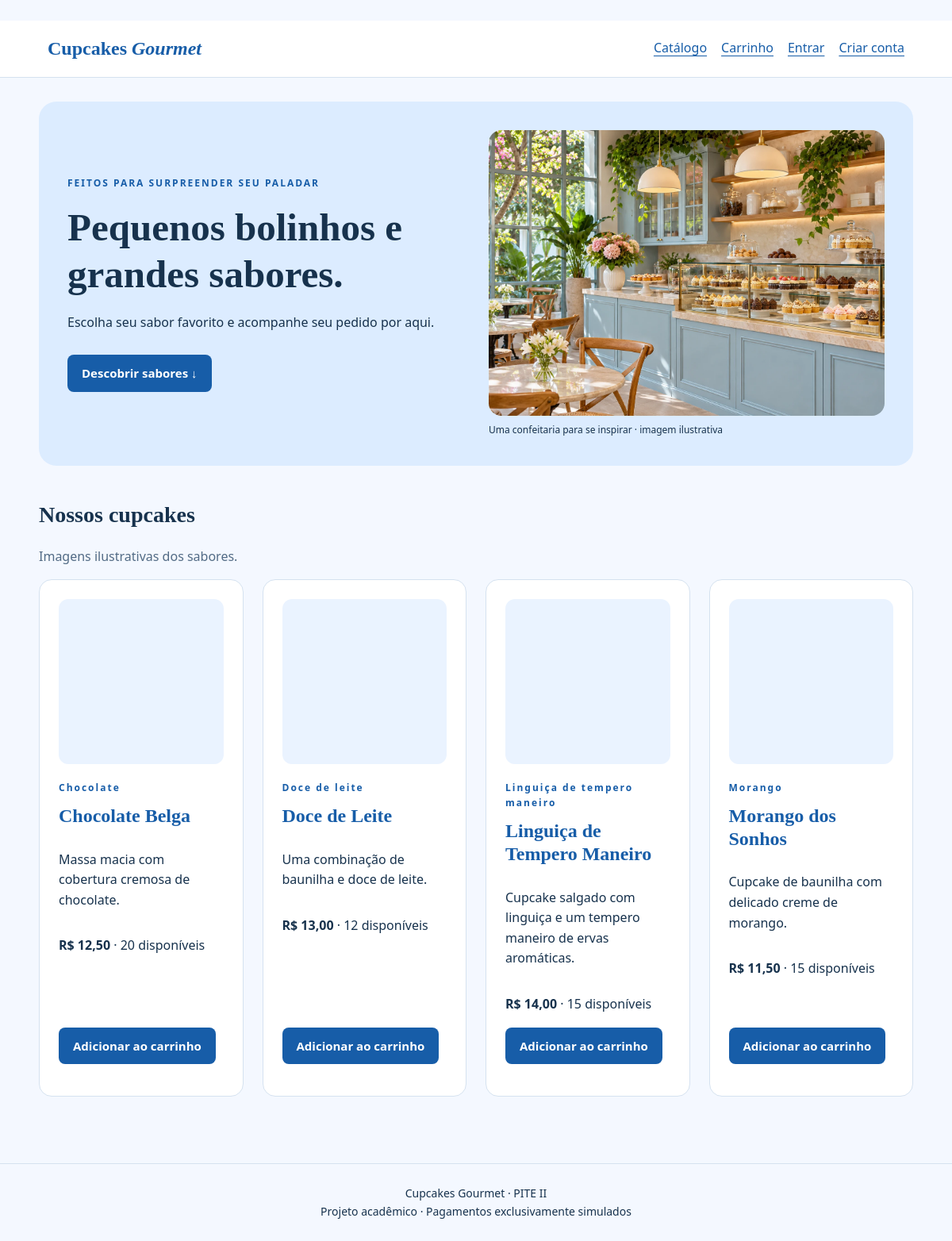
The page / on the database its author committed.
### tables this page shows
CREATE TABLE produtos (
    id INTEGER PRIMARY KEY,
    nome TEXT NOT NULL,
    descricao TEXT,
    sabor TEXT,
    preco_centavos INTEGER NOT NULL CHECK (preco_centavos >= 0),
    estoque INTEGER NOT NULL DEFAULT 0 CHECK (estoque >= 0),
    ativo INTEGER NOT NULL DEFAULT 1 CHECK (ativo IN (0, 1))
);

### app.py (the view)
    @app.route('/')
    def catalog():
        return render_template('catalog.html', products=db().execute('SELECT * FROM produtos WHERE ativo=1 ORDER BY nome').fetchall())

### templates/catalog.html (shortened to what this page needs)
﻿{% extends 'base.html' %}
{% block content %}
<section class="hero">
  <div class="hero-copy">
    <span class="eyebrow">FEITOS PARA SURPREENDER SEU PALADAR</span>
    <h1>Pequenos bolinhos e grandes sabores.</h1>
    <p>Escolha seu sabor favorito e acompanhe seu pedido por aqui.</p>
    <a class="button" href="#sabores">Descobrir sabores ↓</a>
  </div>
  <figure class="hero-visual">
    <img src="{{ url_for('static', filename='images/confeitaria.webp') }}" alt="Confeitaria ilustrativa com balcão azul, cupcakes na vitrine e luz natural" width="1536" height="1024" fetchpriority="high">
    <figcaption>Uma confeitaria para se inspirar · imagem ilustrativa</figcaption>
  </figure>
</section>
<h2 id="sabores">Nossos cupcakes</h2>
<p class="muted">Imagens ilustrativas dos sabores.</p>
<div class="grid">
  {% for p in products %}
  <article class="card">
    <a class="product-image-link" href="{{ url_for('product', pid=p.id) }}" aria-label="Ver detalhes de {{ p.nome }}">
      <img class="product-image" src="{{ url_for('static', filename=p.sabor|product_image) }}" alt="Imagem ilustrativa de {{ p.nome }}" width="1254" height="1254" loading="lazy" decoding="async">
    </a>
    <span class="eyebrow">{{ p.sabor }}</span>
    <h3><a href="{{ url_for('product', pid=p.id) }}">{{ p.nome }}</a></h3>
    <p>{{ p.descricao }}</p>
    <p><strong>{{ p.preco_centavos|money }}</strong> · {{ p.estoque }} disponíveis</p>
    {% if p.estoque %}
    <form action="{{ url_for('cart') }}" method="post">
      <button name="acao" value="adicionar">Adicionar ao carrinho</button>
    </form>
    {% else %}<p class="muted">Esgotado</p>{% endif %}
  </article>
  {% else %}<p>Ainda não há cupcakes ativos. Volte em breve!</p>{% endfor %}
</div>
{% endblock %}

### templates/base.html
﻿<!doctype html><html lang="pt-BR"><head><meta charset="utf-8"><meta name="viewport" content="width=device-width, initial-scale=1"><title>Cupcakes Gourmet</title><link rel="stylesheet" href="{{ url_for('static', filename='style.css') }}"></head><body><header><a class="brand" href="{{ url_for('catalog') }}">Cupcakes <em>Gourmet</em></a><nav><a href="{{ url_for('catalog') }}">Catálogo</a><a href="{{ url_for('cart') }}">Carrinho</a>{% if g.user %}<a href="{{ url_for('orders') }}">Meus pedidos</a>{% if g.user.perfil == 'administrador' %}<a href="{{ url_for('admin') }}">Produtos • Admin</a><a href="{{ url_for('admin_orders') }}">Pedidos • Admin</a>{% endif %}<form action="{{ url_for('logout') }}" method="post"><input type="hidden" name="csrf" value="{{ csrf }}"><button class="secondary">Sair</button></form>{% else %}<a href="{{ url_for('login') }}">Entrar</a><a href="{{ url_for('register') }}">Criar conta</a>{% endif %}</nav></header><main>{% for category,message in get_flashed_messages(with_categories=true) %}<p role="status" class="notice {{ category }}">{{ message }}</p>{% endfor %}{% block content %}{% endblock %}</main><footer>Cupcakes Gourmet · PITE II<br>Projeto acadêmico · Pagamentos exclusivamente simulados</footer></body></html>

### static/style.css (style rules this page uses)
:root { --ink:#17324d;--blue:#175da8;--background:#f4f8ff;--line:#d5e2f0 }
* { box-sizing:border-box }
body { margin:0;background:var(--background);color:var(--ink);font:16px/1.6 system-ui,sans-serif }
header { padding:22px max(5%,calc((100% - 1150px)/2));display:flex;align-items:center;justify-content:space-between;gap:24px;background:white;border-bottom:1px solid var(--line) }
.brand { font:bold 24px Georgia,serif;white-space:nowrap;text-decoration:none }
.brand em { color:var(--blue) }
nav { display:flex;gap:18px;align-items:center;flex-wrap:wrap }
a { color:var(--blue);text-underline-offset:4px }
main { max-width:1150px;padding:30px 24px 64px;margin:auto;min-height:70vh }
h1,h2,h3 { font-family:Georgia,serif;line-height:1.2 }
h1 { font-size:clamp(30px,5vw,52px) }
h2 { font-size:28px }
h3 { font-size:24px }
.hero { position:relative;background:#dcecff;border-radius:22px;padding:48px;margin-bottom:45px;overflow:hidden }
.hero h1,.hero p { max-width:650px;position:relative;z-index:1 }
.eyebrow { font-size:12px;font-weight:700;letter-spacing:2px;color:var(--blue) }
.grid { display:grid;grid-template-columns:repeat(auto-fit,minmax(250px,1fr));gap:24px }
.card,.panel { background:white;border:1px solid var(--line);border-radius:16px;padding:24px;margin-bottom:20px }
.card h3 a { text-decoration:none }
.card p { overflow-wrap:anywhere }
button,.button { display:inline-block;border:0;border-radius:8px;padding:12px 18px;background:var(--blue);color:white;font:600 15px/1.5 system-ui;cursor:pointer;text-decoration:none }
.muted { color:#526b85 }
footer { text-align:center;border-top:1px solid var(--line);padding:26px;font-size:14px }
.hero { display:grid;grid-template-columns:1fr 1fr;gap:32px;align-items:center;padding:36px }
.hero-copy { min-width:0 }
.hero h1 { font-size:clamp(32px,4.3vw,49px);margin:18px 0 }
.hero-copy .button { margin-top:12px }
.hero-visual { margin:0;min-width:0 }
.hero-visual img { display:block;width:100%;height:360px;object-fit:cover;border-radius:16px }
.hero-visual figcaption,.product-visual figcaption { font-size:12px;color:var(--ink);margin-top:8px }
.product-image-link { display:block;border-radius:12px;overflow:hidden;margin-bottom:20px;background:#eaf3ff }
.product-image { display:block;width:100%;height:auto;aspect-ratio:1;object-fit:cover;border-radius:12px }
.card { display:flex;flex-direction:column;min-width:0 }
.card h3 { margin:12px 0 }
.card form { margin-top:auto }

### rows shown on the page
produtos: shows a picture, sabor "Chocolate", nome "Chocolate Belga", descricao "Massa macia com cobertura cremosa de chocolate.", preco_centavos "R$ 12,50", estoque "20"
produtos: shows a picture, sabor "Doce de leite", nome "Doce de Leite", descricao "Uma combinação de baunilha e doce de leite.", preco_centavos "R$ 13,00", estoque "12"
produtos: shows a picture, sabor "Linguiça de tempero maneiro", nome "Linguiça de Tempero Maneiro", descricao "Cupcake salgado com linguiça e um tempero maneiro de ervas aromáticas.", preco_centavos "R$ 14,00", estoque "15"
produtos: shows a picture, sabor "Morango", nome "Morango dos Sonhos", descricao "Cupcake de baunilha com delicado creme de morango.", preco_centavos "R$ 11,50", estoque "15"
